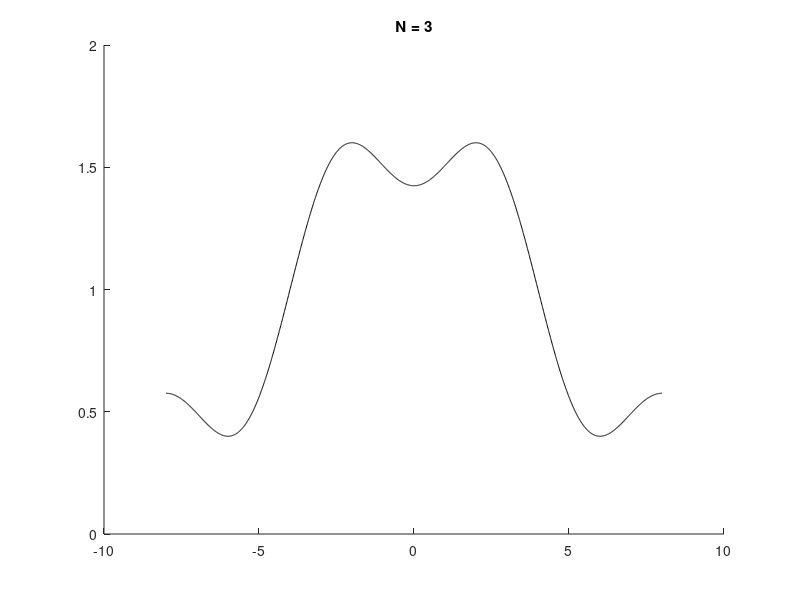

Write the MATLAB code that produced this figure.
T = 16;
T1 = 4;
%Nvec = [ 5, 21, 101, 501];
Nvec = [ 3];

% The time samples at which we evaluate
% the signal.
dt = 1/100;
t = ( -T/2 : dt : +T/2 )';
Nt = length(t);

for N = Nvec

  k = ( -N : 1 : +N );

  % Define the sinc function that makes up the
  % series' weights. We need to catch the case
  % where the denominator is 0 and set it
  % to 1 (L'Hopital's rule).
  zinds = ( k == 0 );
  a = sin( k * 2*pi/T * T1 ) ./ (k*pi);
  a(zinds) = 1;

  % Define the terms in the approximation and sum
  % them. The below will make the kth term in the
  % sum the kth column in a matrix. Then we sum
  % the matrix across the columns.
  x = sum( repmat(a, Nt, 1) .* exp(1j .* repmat(k,Nt,1) .* 2*pi/T .* repmat(t,1,length(k))), 2 );

  % Plot the resulting approximation.
  hold on;
  plot( t, abs( x ), 'Color', [0 0 0] );
  title( sprintf( 'N = %d', N ) );

end